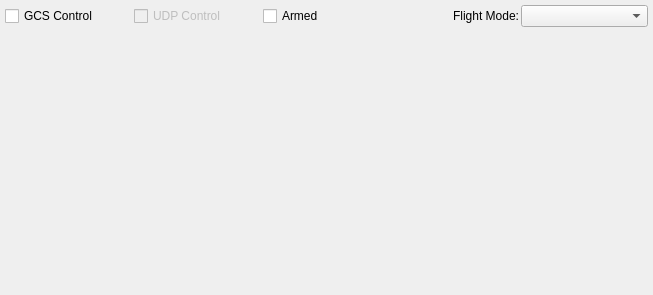
<?xml version="1.0" encoding="UTF-8"?>
<ui version="4.0">
 <class>GCSControl</class>
 <widget class="QWidget" name="GCSControl">
  <property name="geometry">
   <rect>
    <x>0</x>
    <y>0</y>
    <width>653</width>
    <height>295</height>
   </rect>
  </property>
  <property name="sizePolicy">
   <sizepolicy hsizetype="Expanding" vsizetype="Expanding">
    <horstretch>0</horstretch>
    <verstretch>0</verstretch>
   </sizepolicy>
  </property>
  <property name="windowTitle">
   <string>Form</string>
  </property>
  <property name="styleSheet">
   <string notr="true"/>
  </property>
  <layout class="QVBoxLayout" name="verticalLayout_2">
   <property name="spacing">
    <number>2</number>
   </property>
   <property name="margin">
    <number>5</number>
   </property>
   <item>
    <layout class="QVBoxLayout" name="verticalLayout"/>
   </item>
   <item>
    <layout class="QHBoxLayout" name="horizontalLayout">
     <item>
      <widget class="QCheckBox" name="checkBoxGcsControl">
       <property name="text">
        <string>GCS Control</string>
       </property>
      </widget>
     </item>
     <item>
      <widget class="QCheckBox" name="checkBoxUDPControl">
       <property name="enabled">
        <bool>false</bool>
       </property>
       <property name="text">
        <string>UDP Control</string>
       </property>
      </widget>
     </item>
     <item>
      <widget class="QCheckBox" name="checkBoxArmed">
       <property name="enabled">
        <bool>true</bool>
       </property>
       <property name="text">
        <string>Armed</string>
       </property>
      </widget>
     </item>
     <item>
      <widget class="QLabel" name="label">
       <property name="text">
        <string>Flight Mode:</string>
       </property>
       <property name="alignment">
        <set>Qt::AlignRight|Qt::AlignTrailing|Qt::AlignVCenter</set>
       </property>
      </widget>
     </item>
     <item>
      <widget class="QComboBox" name="comboBoxFlightMode"/>
     </item>
    </layout>
   </item>
   <item>
    <layout class="QGridLayout" name="gridLayout" columnstretch="0,0,0">
     <property name="horizontalSpacing">
      <number>10</number>
     </property>
     <property name="leftMargin">
      <number>0</number>
     </property>
     <item row="0" column="0">
      <widget class="JoystickControl" name="widgetLeftStick" native="true">
       <property name="sizePolicy">
        <sizepolicy hsizetype="Preferred" vsizetype="Preferred">
         <horstretch>0</horstretch>
         <verstretch>0</verstretch>
        </sizepolicy>
       </property>
       <property name="minimumSize">
        <size>
         <width>100</width>
         <height>100</height>
        </size>
       </property>
       <property name="mouseTracking">
        <bool>false</bool>
       </property>
       <property name="styleSheet">
        <string notr="true">background:transparent</string>
       </property>
      </widget>
     </item>
     <item row="0" column="1">
      <spacer name="verticalSpacer">
       <property name="orientation">
        <enum>Qt::Vertical</enum>
       </property>
       <property name="sizeHint" stdset="0">
        <size>
         <width>2</width>
         <height>40</height>
        </size>
       </property>
      </spacer>
     </item>
     <item row="0" column="2">
      <widget class="JoystickControl" name="widgetRightStick" native="true">
       <property name="sizePolicy">
        <sizepolicy hsizetype="Preferred" vsizetype="Preferred">
         <horstretch>0</horstretch>
         <verstretch>0</verstretch>
        </sizepolicy>
       </property>
       <property name="minimumSize">
        <size>
         <width>100</width>
         <height>100</height>
        </size>
       </property>
       <property name="styleSheet">
        <string notr="true">background:transparent</string>
       </property>
      </widget>
     </item>
    </layout>
   </item>
  </layout>
 </widget>
 <customwidgets>
  <customwidget>
   <class>JoystickControl</class>
   <extends>QWidget</extends>
   <header>joystickcontrol.h</header>
   <container>1</container>
  </customwidget>
 </customwidgets>
 <resources/>
 <connections/>
</ui>
